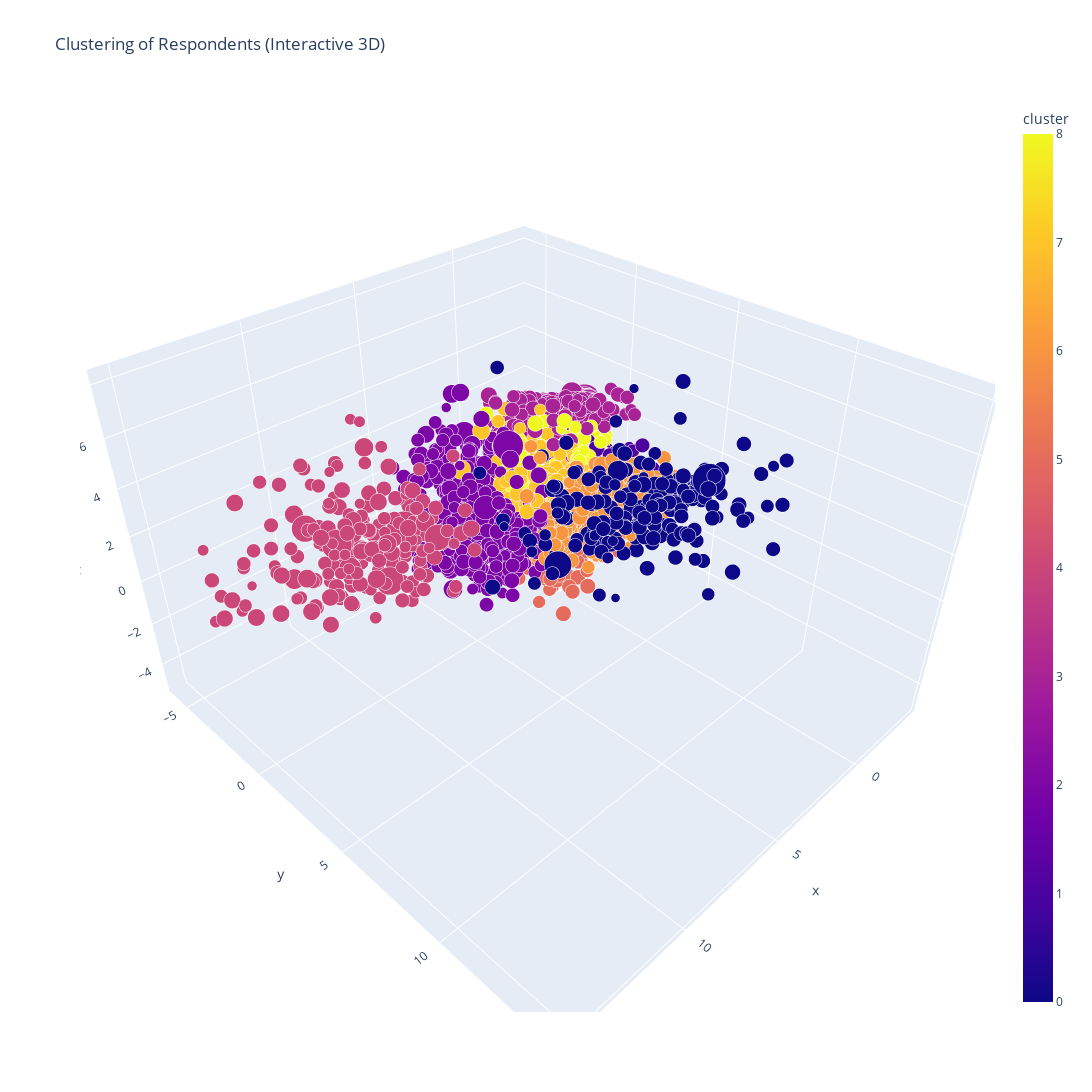

Notebook source saved alongside this figure:
### Code cell
import pandas as pd
from sklearn.cluster import KMeans
# from sklearn.preprocessing import MinMaxScaler
from sklearn.preprocessing import StandardScaler
from sklearn.decomposition import PCA
import plotly.express as px

# Assuming 'df' is your DataFrame
# df_usage = df_usage.fillna(0)  # Fill NaN values with 0
#df_usage.fillna()
# df_usage = df_usage.fillna(df_usage.mean())

df_usage.iloc[:, 4:] = df_usage.iloc[:, 4:].fillna(df_usage.iloc[:, 4:].median())

#df_usage.iloc[:, 4:].fillna(df_usage.iloc[:, 4:].mean(), inplace=True)
#df_usage = df_usage.fillna(0)

data = df_usage.iloc[:, 3:]  # Extracting only the columns with answers

# Standardize the data
scaler = StandardScaler()
# scaler = MinMaxScaler()
data_standardized = scaler.fit_transform(data)

# Choose the number of clusters (you may need to adjust this based on your data)
num_clusters = 9

# Apply k-means clustering
kmeans = KMeans(n_clusters=num_clusters, random_state=42, n_init=10)
df_usage['cluster'] = kmeans.fit_predict(data_standardized)

# Visualize the clusters using PCA (for 3D visualization)
pca = PCA(n_components=3)
data_pca = pca.fit_transform(data_standardized)

# Create an interactive 3D scatter plot using Plotly Express
fig = px.scatter_3d(
    df_usage,
    x=data_pca[:, 0],
    y=data_pca[:, 1],
    z=data_pca[:, 2],
    color='cluster',
    labels={'color': 'Cluster'},
    title='Clustering of Respondents (Interactive 3D)',
    width=1200,
    height=1200,
    size_max=35,
    opacity=1,
    size="weight"
)

fig.show()

### Figure 1 — Plotly figure (JSON) as saved in the notebook; plotly's stock layout.template omitted (floating-point values rounded to 4 significant figures; data arrays with more than 128 entries replaced by an {"elided": "..."} marker saying what was removed)
{"data": [{"hovertemplate": "x=%{x}<br>y=%{y}<br>z=%{z}<br>weight=%{marker.size}<br>cluster=%{marker.color}<extra></extra>", "legendgroup": "", "marker": {"color": {"elided": "5000 int values"}, "coloraxis": "coloraxis", "opacity": 1, "size": {"elided": "5000 float values"}, "sizemode": "area", "sizeref": 0.004873, "symbol": "circle"}, "mode": "markers", "name": "", "scene": "scene", "showlegend": false, "type": "scatter3d", "x": {"elided": "5000 float values"}, "y": {"elided": "5000 float values"}, "z": {"elided": "5000 float values"}}], "layout": {"coloraxis": {"colorbar": {"title": {"text": "cluster"}}, "colorscale": [[0, "#0d0887"], [0.1111, "#46039f"], [0.2222, "#7201a8"], [0.3333, "#9c179e"], [0.4444, "#bd3786"], [0.5556, "#d8576b"], [0.6667, "#ed7953"], [0.7778, "#fb9f3a"], [0.8889, "#fdca26"], [1, "#f0f921"]]}, "height": 1200, "legend": {"itemsizing": "constant", "tracegroupgap": 0}, "scene": {"domain": {"x": [0, 1], "y": [0, 1]}, "xaxis": {"title": {"text": "x"}}, "yaxis": {"title": {"text": "y"}}, "zaxis": {"title": {"text": "z"}}}, "title": {"text": "Clustering of Respondents (Interactive 3D)"}, "width": 1200}}
